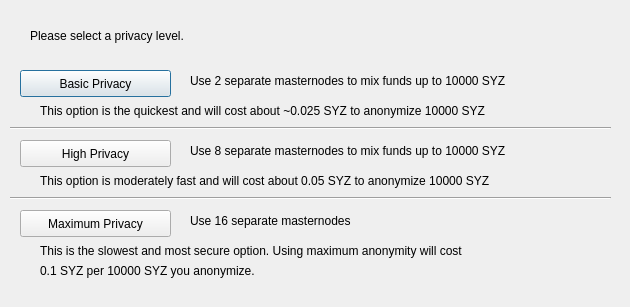
<?xml version="1.0" encoding="UTF-8"?>
<ui version="4.0">
 <class>ObfuscationConfig</class>
 <widget class="QDialog" name="ObfuscationConfig">
  <property name="geometry">
   <rect>
    <x>0</x>
    <y>0</y>
    <width>630</width>
    <height>307</height>
   </rect>
  </property>
  <property name="windowTitle">
   <string>Configure Obfuscation</string>
  </property>
  <widget class="QPushButton" name="buttonBasic">
   <property name="geometry">
    <rect>
     <x>20</x>
     <y>70</y>
     <width>151</width>
     <height>27</height>
    </rect>
   </property>
   <property name="text">
    <string>Basic Privacy</string>
   </property>
  </widget>
  <widget class="QPushButton" name="buttonHigh">
   <property name="geometry">
    <rect>
     <x>20</x>
     <y>140</y>
     <width>151</width>
     <height>27</height>
    </rect>
   </property>
   <property name="text">
    <string>High Privacy</string>
   </property>
  </widget>
  <widget class="QPushButton" name="buttonMax">
   <property name="geometry">
    <rect>
     <x>20</x>
     <y>210</y>
     <width>151</width>
     <height>27</height>
    </rect>
   </property>
   <property name="text">
    <string>Maximum Privacy</string>
   </property>
  </widget>
  <widget class="QLabel" name="label">
   <property name="geometry">
    <rect>
     <x>30</x>
     <y>20</y>
     <width>571</width>
     <height>31</height>
    </rect>
   </property>
   <property name="text">
    <string>Please select a privacy level.</string>
   </property>
  </widget>
  <widget class="QLabel" name="label_2">
   <property name="geometry">
    <rect>
     <x>190</x>
     <y>70</y>
     <width>421</width>
     <height>21</height>
    </rect>
   </property>
   <property name="text">
    <string>Use 2 separate masternodes to mix funds up to 10000 SYZ</string>
   </property>
  </widget>
  <widget class="QLabel" name="label_3">
   <property name="geometry">
    <rect>
     <x>190</x>
     <y>140</y>
     <width>411</width>
     <height>21</height>
    </rect>
   </property>
   <property name="text">
    <string>Use 8 separate masternodes to mix funds up to 10000 SYZ</string>
   </property>
  </widget>
  <widget class="QLabel" name="label_4">
   <property name="geometry">
    <rect>
     <x>190</x>
     <y>210</y>
     <width>421</width>
     <height>21</height>
    </rect>
   </property>
   <property name="text">
    <string>Use 16 separate masternodes</string>
   </property>
  </widget>
  <widget class="QLabel" name="label_6">
   <property name="geometry">
    <rect>
     <x>40</x>
     <y>100</y>
     <width>561</width>
     <height>21</height>
    </rect>
   </property>
   <property name="text">
    <string>This option is the quickest and will cost about ~0.025 SYZ to anonymize 10000 SYZ</string>
   </property>
  </widget>
  <widget class="QLabel" name="label_7">
   <property name="geometry">
    <rect>
     <x>40</x>
     <y>170</y>
     <width>561</width>
     <height>21</height>
    </rect>
   </property>
   <property name="text">
    <string>This option is moderately fast and will cost about 0.05 SYZ to anonymize 10000 SYZ</string>
   </property>
  </widget>
  <widget class="QLabel" name="label_8">
   <property name="geometry">
    <rect>
     <x>40</x>
     <y>240</y>
     <width>561</width>
     <height>21</height>
    </rect>
   </property>
   <property name="text">
    <string>This is the slowest and most secure option. Using maximum anonymity will cost</string>
   </property>
  </widget>
  <widget class="QLabel" name="label_9">
   <property name="geometry">
    <rect>
     <x>40</x>
     <y>260</y>
     <width>561</width>
     <height>21</height>
    </rect>
   </property>
   <property name="text">
    <string>0.1 SYZ per 10000 SYZ you anonymize.</string>
   </property>
  </widget>
  <widget class="Line" name="line">
   <property name="geometry">
    <rect>
     <x>10</x>
     <y>120</y>
     <width>601</width>
     <height>16</height>
    </rect>
   </property>
   <property name="orientation">
    <enum>Qt::Horizontal</enum>
   </property>
  </widget>
  <widget class="Line" name="line_2">
   <property name="geometry">
    <rect>
     <x>10</x>
     <y>190</y>
     <width>601</width>
     <height>16</height>
    </rect>
   </property>
   <property name="orientation">
    <enum>Qt::Horizontal</enum>
   </property>
  </widget>
 </widget>
 <resources/>
 <connections/>
</ui>
